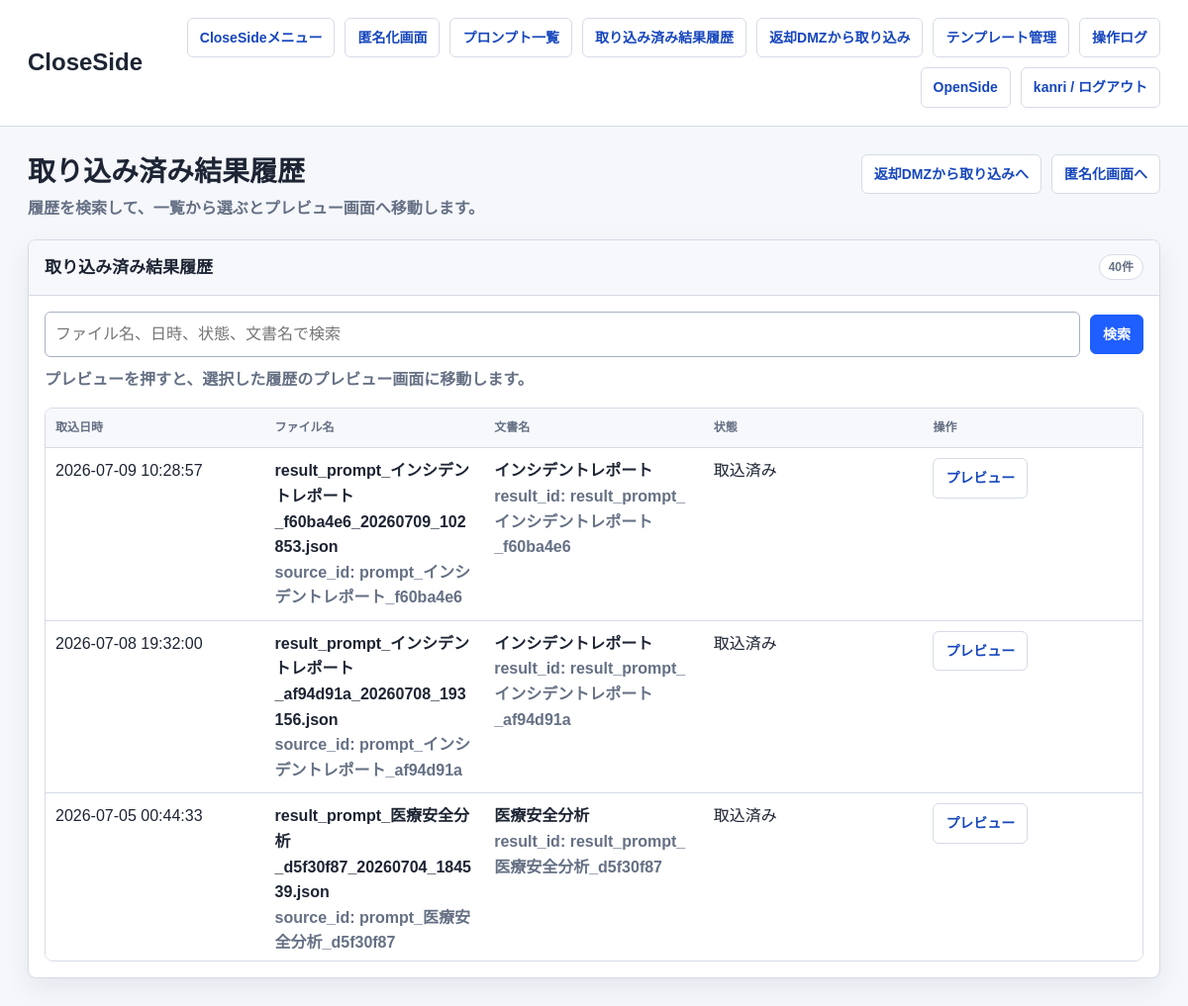
Page /close/dmz/results/history/ (signed in) on the earlier database version.
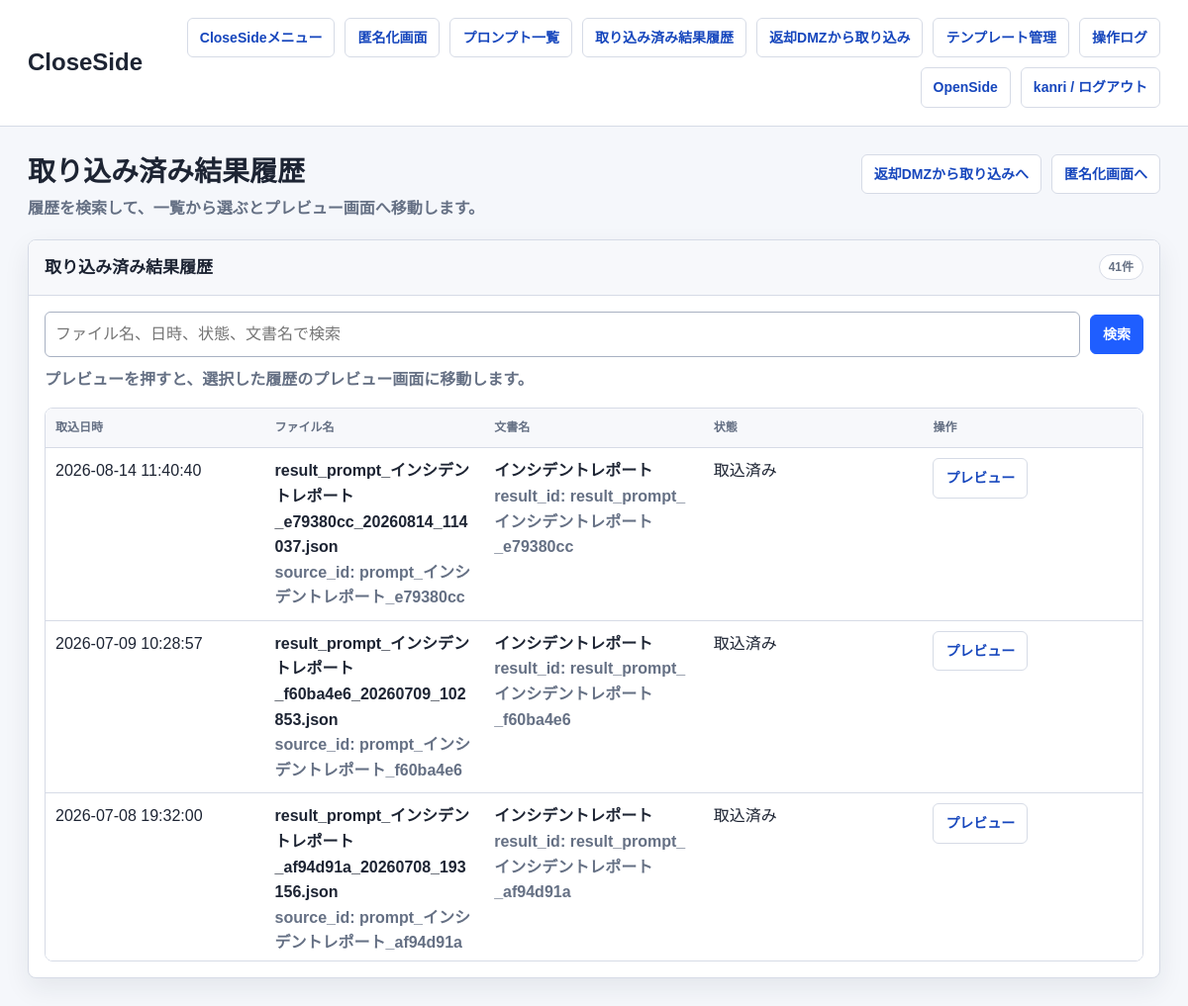
Same page on the later database version.
### anonymizer_app/models.py (models this page shows, shortened)
class RestoredResult(models.Model):
    STATUS_CHOICES = [
        ('imported', '取込済み'),
        ('deleted', '削除済み'),
    ]
    source_id = models.CharField(max_length=255, db_index=True)
    result_id = models.CharField(max_length=255, blank=True, default='')
    template_type = models.CharField(max_length=255, blank=True, default='')
    result_text = models.TextField()
    restored_text = models.TextField()
    result_json = models.JSONField(null=True, blank=True)
    imported_filename = models.CharField(max_length=255, blank=True, default='')
    reviewer = models.CharField(max_length=255, blank=True, default='')
    owner = models.ForeignKey(settings.AUTH_USER_MODEL, null=True, blank=True, on_delete=models.SET_NULL)
    status = models.CharField(max_length=32, choices=STATUS_CHOICES, default='imported')
    created_at = models.DateTimeField(default=timezone.now)
    updated_at = models.DateTimeField(auto_now=True)

### close_side/views.py (the view)
# urls.py: path('dmz/results/history/', close_login_required(views.result_history_list), name='result_history_list'),
def result_history_list(request):
    context = _result_history_list_context(request)
    return render(request, 'anonymizer_app/result_history_list.html', context)

### anonymizer_app/history_utils.py (called while the page is built, shortened)
def filter_history_items(
    items: Iterable[Any],
    query: str | None,
    value_getters: Sequence[str | Callable[[Any], Any]],
) -> list[Any]:
    normalized_query = (query or '').strip().casefold()
    history_items = list(items)
    if not normalized_query:
        return history_items

### anonymizer_app/network_policy.py (called while the page is built)
def network_policy() -> dict:
    return getattr(settings, 'NETWORK_POLICY', DEFAULT_NETWORK_POLICY)

def get_client_ip(request) -> str:
    forwarded_for = request.META.get('HTTP_X_FORWARDED_FOR', '')
    if getattr(settings, 'NETWORK_POLICY_TRUST_X_FORWARDED_FOR', True) and forwarded_for:
        return forwarded_for.split(',')[0].strip()
    return request.META.get('REMOTE_ADDR') or ''

def normalize_ip(value: str):
    try:
        return ip_address(value)
    except ValueError:
        return None

def _networks(cidrs: list[str]):
    networks = []
    for cidr in cidrs:
        try:
            networks.append(ip_network(cidr))
        except ValueError:
            continue
    return networks

def side_for_path(path: str) -> str:
    for side, rule in network_policy().items():
        if any(path.startswith(prefix) for prefix in rule.get('paths', [])):
            return side
    return ''

def allowed_cidrs_for_side(side: str) -> list[str]:
    rule = network_policy().get(side, {})
    cidrs = list(rule.get('cidrs', []))
    if getattr(settings, 'NETWORK_POLICY_ALLOW_LOOPBACK', False):
        cidrs.extend(LOOPBACK_CIDRS)
    return cidrs

def is_client_allowed_for_side(client_ip: str, side: str) -> bool:
    parsed = normalize_ip(client_ip)
    if parsed is None:
        return False
    return any(parsed in network for network in _networks(allowed_cidrs_for_side(side)))

    def __call__(self, request):
        side = side_for_path(request.path_info)
        if not side or not getattr(settings, 'NETWORK_POLICY_ENFORCED', True):
            return self.get_response(request)
        client_ip = get_client_ip(request)
        if is_client_allowed_for_side(client_ip, side):
            request.network_segment = side
            request.client_ip = client_ip
            return self.get_response(request)
        self._log_denied_request(request, side, client_ip)
        label = network_policy().get(side, {}).get('label', side)
        return HttpResponseForbidden(f'{label} へのアクセス元ネットワークが許可されていません。')

### close_side/views.py (called while the page is built)
def _is_admin(user) -> bool:
    return bool(user.is_staff or user.is_superuser)

### anonymizer_app/templates/anonymizer_app/result_history_list.html (shortened to what this page needs)
{% extends "anonymizer_app/base.html" %}
{% block brand %}CloseSide{% endblock %}
{% block page_title %}取り込み済み結果履歴{% endblock %}
{% block page_subtitle %}<p class="page-subtitle">履歴を検索して、一覧から選ぶとプレビュー画面へ移動します。</p>{% endblock %}
{% block page_actions %}
  <a class="button" href="{% url 'close_side:result_import_list' %}">返却DMZから取り込みへ</a>
  <a class="button" href="{% url 'close_side:home' %}">匿名化画面へ</a>
{% endblock %}
{% block content %}
  <section class="panel">
    <div class="panel-header">
      <h3 class="panel-title">取り込み済み結果履歴</h3>
      <span class="badge">{{ saved_results|length }}件</span>
    </div>
    <div class="panel-body">
      <form method="get" class="history-search">
        <input
          class="search-input"
          type="search"
          name="q"
          value="{{ history_query }}"
          placeholder="ファイル名、日時、状態、文書名で検索"
          aria-label="取り込み済み結果検索"
        >
        <button class="primary" type="submit">検索</button>
      </form>
      <p class="muted history-note">プレビューを押すと、選択した履歴のプレビュー画面に移動します。</p>
      {% if saved_results %}
        <div class="table-scroll">
          <table class="history-table">
            <thead>
              <tr>
                <th>取込日時</th>
                <th>ファイル名</th>
                <th>文書名</th>
                <th>状態</th>
                <th>操作</th>
              </tr>
            </thead>
            <tbody>
              {% for item in saved_results %}
                <tr>
                  <td>{{ item.created_at|date:"Y-m-d H:i:s" }}</td>
                  <td>
                    <strong>{{ item.imported_filename|default:"-" }}</strong><br>
                    <span class="muted">source_id: {{ item.source_id|default:"-" }}</span>
                  </td>
                  <td>
                    <strong>{{ item.template_type|default:"-" }}</strong><br>
                    <span class="muted">result_id: {{ item.result_id|default:"-" }}</span>
                  </td>
                  <td>{{ item.get_status_display }}</td>
                  <td>
                    <a
                      class="button"
                      href="{% url 'close_side:result_history_preview' pk=item.pk %}{% if history_query %}?q={{ history_query|urlencode }}{% endif %}"
                    >
                      プレビュー
                    </a>
                  </td>
                </tr>
              {% endfor %}
            </tbody>
          </table>
        </div>
      {% else %}
        <p class="empty">検索条件に一致する履歴がありません。</p>
      {% endif %}
    </div>
  </section>
{% endblock %}

### anonymizer_app/templates/anonymizer_app/base.html (shortened to what this page needs)
<!DOCTYPE html>
<html lang="ja">
<head>
</head>
<body>
  <header class="app-header">
    <div class="header-inner">
      <h1 class="brand-title">{% block brand %}匿名化システム{% endblock %}</h1>
      <nav class="top-nav" aria-label="主要メニュー">
        {% if request.resolver_match.namespace == 'open_side' %}
          <a class="nav-link" href="{% url 'open_side:menu' %}">OpenSideメニュー</a>
          <a class="nav-link" href="{% url 'open_side:dmz_list' %}">プロンプト一覧</a>
          {% if request.user.is_staff or request.user.is_superuser %}
            <a class="nav-link" href="{% url 'open_side:operation_logs' %}">操作ログ</a>
          {% endif %}
          <a class="nav-link" href="{% url 'close_side:menu' %}">CloseSide</a>
          <form method="post" action="{% url 'open_side:logout' %}">
            {% csrf_token %}
            <button type="submit">{{ request.user.username }} / ログアウト</button>
          </form>
        {% else %}
          <a class="nav-link" href="{% url 'close_side:menu' %}">CloseSideメニュー</a>
          <a class="nav-link" href="{% url 'close_side:home' %}">匿名化画面</a>
          <a class="nav-link" href="{% url 'close_side:prompts_list' %}">プロンプト一覧</a>
          <a class="nav-link" href="{% url 'close_side:result_history_list' %}">取り込み済み結果履歴</a>
          <a class="nav-link" href="{% url 'close_side:result_import_list' %}">返却DMZから取り込み</a>
          <a class="nav-link" href="{% url 'close_side:templates_list' %}">テンプレート管理</a>
          {% if request.user.is_staff or request.user.is_superuser %}
            <a class="nav-link" href="{% url 'close_side:operation_logs' %}">操作ログ</a>
          {% endif %}
          <a class="nav-link" href="{% url 'open_side:menu' %}">OpenSide</a>
          <form method="post" action="{% url 'close_side:logout' %}">
            <button type="submit">{{ request.user.username }} / ログアウト</button>
          </form>
        {% endif %}
      </nav>
    </div>
  </header>
  <main class="content">
    <div class="page-head">
      <div>
        <h2 class="page-title">{% block page_title %}{% endblock %}</h2>
        {% block page_subtitle %}{% endblock %}
      </div>
      <div class="actions">{% block page_actions %}{% endblock %}</div>
    </div>
    {% block content %}{% endblock %}
  </main>
</body>
</html>

### anonymizer_app/templates/anonymizer_app/base.html (style rules this page uses)
* { box-sizing: border-box; }
:root { --bg: #f5f7fb; --panel: #fff; --surface: #f7f8fb; --line: #d6dbe6; --line-strong: #a8b1c2; --text: #1d2433; --muted: #657084; --blue: #1f5eff; --blue-dark: #1747bd; --green: #138a5b; --danger: #b42318; --amber: #a96a00; --shadow: 0 10px 26px rgba(29, 36, 51, 0.08); }
body { margin: 0; background: var(--bg); color: var(--text); font-family: Arial, "Hiragino Kaku Gothic ProN", "Yu Gothic", Meiryo, sans-serif; font-size: 16px; line-height: 1.6; }
a { color: var(--blue-dark); font-weight: 700; text-decoration-thickness: 2px; text-underline-offset: 4px; }
button, input, textarea, select { font: inherit; }
.app-header { position: sticky; top: 0; z-index: 10; border-bottom: 1px solid var(--line); background: rgba(255, 255, 255, 0.94); backdrop-filter: blur(10px); }
.header-inner, .content { max-width: 1240px; margin: 0 auto; padding: 18px 28px; }
.header-inner { display: flex; justify-content: space-between; gap: 20px; align-items: center; }
.brand-title { margin: 0; font-size: 24px; font-weight: 800; letter-spacing: 0; }
.top-nav { display: flex; flex-wrap: wrap; gap: 10px; justify-content: flex-end; align-items: center; }
.top-nav form, .inline-form { margin: 0; display: inline-flex; }
.nav-link, .button, button { display: inline-flex; align-items: center; justify-content: center; min-height: 38px; border: 1px solid var(--line); border-radius: 6px; background: #fff; color: var(--blue-dark); padding: 8px 12px; font-size: 14px; font-weight: 800; text-decoration: none; cursor: pointer; white-space: nowrap; transition: background 120ms ease, border-color 120ms ease, color 120ms ease, transform 120ms ease; }
.primary { border-color: var(--blue); background: var(--blue); color: #fff; }
.content { padding-top: 28px; padding-bottom: 40px; }
.page-head { display: flex; justify-content: space-between; gap: 20px; align-items: flex-start; margin-bottom: 18px; }
.page-title { margin: 0; font-size: 28px; line-height: 1.3; }
.page-subtitle { margin: 6px 0 0; color: var(--muted); font-weight: 700; }
.actions { display: flex; flex-wrap: wrap; gap: 10px; align-items: center; }
.panel, .card { border: 1px solid var(--line); border-radius: 8px; background: var(--panel); box-shadow: var(--shadow); overflow: hidden; }
.panel-header { display: flex; justify-content: space-between; gap: 12px; align-items: center; min-height: 54px; border-bottom: 1px solid var(--line); background: var(--surface); padding: 14px 16px; }
.panel-title { margin: 0; font-size: 17px; font-weight: 800; }
.panel-body, .card { padding: 16px; }
.history-search { display: flex; flex-wrap: wrap; gap: 10px; align-items: center; }
.history-search .search-input { flex: 1 1 260px; min-width: 0; width: auto; }
.table-scroll { overflow: auto; overflow-x: hidden; max-height: min(58vh, 560px); border: 1px solid var(--line); border-radius: 8px; background: #fff; }
.history-table { margin: 0; width: 100%; table-layout: fixed; }
.history-table thead th { position: sticky; top: 0; z-index: 1; background: var(--surface); }
.history-table th, .history-table td { overflow-wrap: anywhere; word-break: break-word; }
.history-note { margin-top: 10px; }
table { width: 100%; border-collapse: collapse; background: #fff; }
th, td { border-bottom: 1px solid var(--line); padding: 10px; text-align: left; vertical-align: top; }
th { color: var(--muted); background: var(--surface); font-size: 12px; font-weight: 800; }
input, textarea, select { width: 100%; border: 1px solid var(--line-strong); border-radius: 6px; background: #fff; color: var(--text); padding: 9px 10px; outline: none; }
.badge { display: inline-flex; align-items: center; min-height: 26px; border: 1px solid var(--line); border-radius: 999px; background: #fff; color: var(--muted); padding: 2px 9px; font-size: 12px; font-weight: 800; white-space: nowrap; }
.muted { color: var(--muted); font-weight: 700; }

Differences in the rows shown:
no longer on this page (row unchanged): RestoredResult: created_at "2026-07-05 00:44:33", imported_filename "result_prompt_医療安全分析_d5f30f87_20260704_184539.json", source_id "prompt_医療安全分析_d5f30f87", template_type "医療安全分析", result_id "result_prompt_医療安全分析_d5f30f87", status "取込済み"
added RestoredResult: created_at "2026-08-14 11:40:40", imported_filename "result_prompt_インシデントレポート_e79380cc_20260814_114037.json", source_id "prompt_インシデントレポート_e79380cc", template_type "インシデントレポート", result_id "result_prompt_インシデントレポート_e79380cc", status "取込済み"
Other differences:
{{ saved_results|length }}: "40" → "41"
